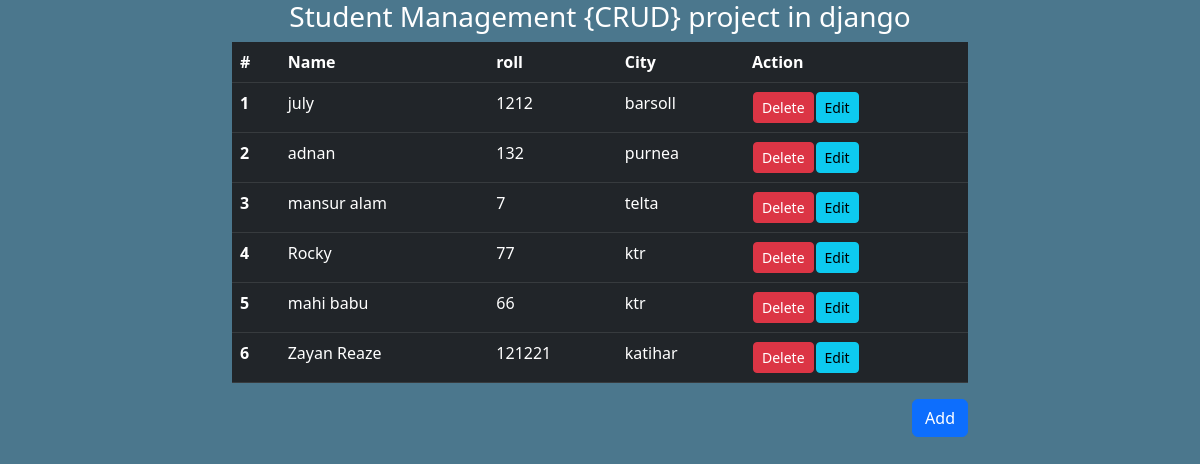
The page / on the database its author committed.
### core/models.py (models this page shows)
class Student(models.Model):
    name= models.CharField(max_length=50)
    roll= models.IntegerField()
    city= models.CharField(max_length=150)

### core/views.py (the view)
# urls.py: path('', Home.as_view(),name='home'),
class Home(View):
    def get(self,request):
        stu_data=Student.objects.all()
        return render(request, 'core/home.html',{'studata':stu_data})

### core/templates/core/home.html (shortened to what this page needs)
{% extends 'core/base.html' %}
{% block main_content%}
<section class='container'>
  <div class='row justify-content-around text-center text-white mt-6'>
    <div class='col-sm-8 '>
       <h3>Student Management {CRUD} project in django </h3>
    </div>
  </div>
  <div class='row justify-content-around  text-white mt-16'>
    <div class='col-sm-8 '>
        <table class="table table-dark table-hover">
            <thead>
                <tr>
                  <th scope="col">#</th>
                  <th scope="col">Name</th>
                  <th scope="col">roll</th>
                  <th scope="col">City</th>
                  <th scope="col">Action</th>
                </tr>
              </thead>
              <tbody>
                {% for stud in studata %}
                <tr>
                  <th scope="row">{{forloop.counter}}</th>
                  <td>{{stud.name}}</td>
                  <td>{{stud.roll}}</td>
                  <td>{{stud.city}}</td>
                  <td class="aline-inline">
                        <table>
                            <tr>
                               <td>
                                    <form action="{% url 'delete_student' %}" method="POST">
                                      <input type="submit" value="Delete" class="btn btn-danger btn-sm">
                                    </form>
                               </td>
                                <td>
                                        <a href="{% url 'edit_student' stud.id %}" class='btn btn-sm btn-info'>Edit</a>
                                </td>
                            </tr>
                        </table>
                  </td>
                </tr>
                {% endfor%}
              </tbody>
        </table>
    </div>
  </div>
  <div class='row justify-content-around'>
     <div class='col-sm-8'>
       <a href="{% url 'add-student' %}" class='btn btn-primary float-end'>Add</a>
     </div>
  </div>
</section>
{% endblock main_content%}

### core/templates/core/base.html (shortened to what this page needs)
<!doctype html>
<html lang="en">
 {% load static %}
  <head>
    <link href="https://cdn.jsdelivr.net/npm/bootstrap@5.3.0/dist/css/bootstrap.min.css" rel="stylesheet">
     <link rel="stylesheet" href="{% static 'css/base.css' %}">
</head>
  <body>
    {%block main_content%} {%endblock main_content%}
  </body>
</html>

### core/static/css/base.css (style rules this page uses)
body { background-color: #4b778d; }

### rows shown on the page
Student: name "july", roll "1212", city "barsoll"
Student: name "adnan", roll "132", city "purnea"
Student: name "mansur alam", roll "7", city "telta"
Student: name "Rocky", roll "77", city "ktr"
Student: name "mahi babu", roll "66", city "ktr"
Student: name "Zayan Reaze", roll "121221", city "katihar"
